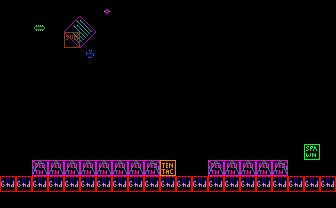

This game map was drawn from its Tiled (.tmx) file and the tilesets committed beside it. A one-line description and the full map source follow:
An orthogonal 21x13 tile map with 16x16 px tiles, 2 tile layers (bg, col), 2 tilesets.

<map version="1.10" tiledversion="1.10.2" orientation="orthogonal" renderorder="right-down" width="21" height="13" tilewidth="16" tileheight="16" infinite="0" nextlayerid="4" nextobjectid="28">
 <tileset firstgid="1" source="tileset3.tsx" />
 <tileset firstgid="241" source="obj.tsx" />
 <layer id="1" name="bg" width="21" height="13">
  <data encoding="csv">
1,1,1,1,1,1,225,1,1,1,1,1,1,1,1,1,1,1,1,1,1,
1,1,204,1,81,82,1,1,1,1,1,1,1,1,1,1,1,1,1,1,1,
1,1,1,1,101,102,1,1,1,1,1,1,1,1,1,1,1,1,1,1,1,
1,1,1,1,1,184,1,1,1,1,1,1,1,1,1,1,1,1,1,1,1,
1,1,1,1,1,1,1,1,1,1,1,1,1,1,1,1,1,1,1,1,1,
1,1,1,1,1,1,1,1,1,1,1,1,1,1,1,1,1,1,1,1,1,
1,1,1,1,1,1,1,1,1,1,1,1,1,1,1,1,1,1,1,1,1,
1,1,1,1,1,1,1,1,1,1,1,1,1,1,1,1,1,1,1,1,1,
1,1,1,1,1,1,1,1,1,1,1,1,1,1,1,1,1,1,1,1,1,
1,1,1,1,1,1,1,1,1,1,1,1,1,1,1,1,1,1,1,1,1,
1,1,141,142,142,142,142,142,142,143,1,1,1,141,142,142,142,143,1,1,1,
164,164,164,164,164,164,164,164,164,164,164,164,164,164,164,164,164,164,164,164,164,
1,1,1,1,1,1,1,1,1,1,1,1,1,1,1,1,1,1,1,1,1
</data>
 </layer>
 <layer id="2" name="col" width="21" height="13">
  <data encoding="csv">
241,241,241,241,241,241,241,241,241,241,241,241,241,241,241,241,241,241,241,241,241,
241,241,241,241,241,241,241,241,241,241,241,241,241,241,241,241,241,241,241,241,241,
241,241,241,241,252,241,241,241,241,241,241,241,241,241,241,241,241,241,241,241,241,
241,241,241,241,241,241,241,241,241,241,241,241,241,241,241,241,241,241,241,241,241,
241,241,241,241,241,241,241,241,241,241,241,241,241,241,241,241,241,241,241,241,241,
241,241,241,241,241,241,241,241,241,241,241,241,241,241,241,241,241,241,241,241,241,
241,241,241,241,241,241,241,241,241,241,241,241,241,241,241,241,241,241,241,241,241,
241,241,241,241,241,241,241,241,241,241,241,241,241,241,241,241,241,241,241,241,241,
241,241,241,241,241,241,241,241,241,241,241,241,241,241,241,241,241,241,241,241,241,
241,241,241,241,241,241,241,241,241,241,241,241,241,241,241,241,241,241,241,243,241,
241,241,244,244,244,244,244,244,244,244,254,241,241,244,244,244,244,244,241,241,241,
242,242,242,242,242,242,242,242,242,242,242,242,242,242,242,242,242,242,242,242,242,
241,241,241,241,241,241,241,241,241,241,241,241,241,241,241,241,241,241,241,241,241
</data>
 </layer>
 <objectgroup id="3" name="obj" />
</map>
